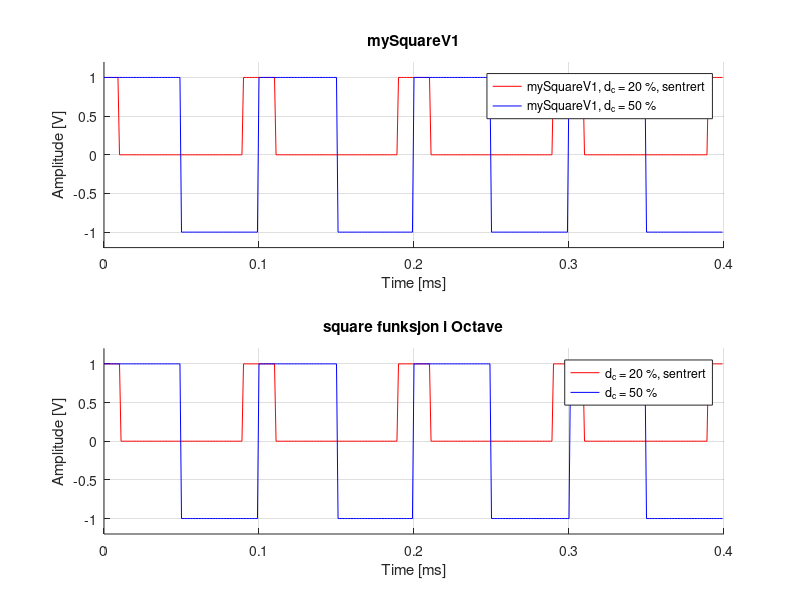
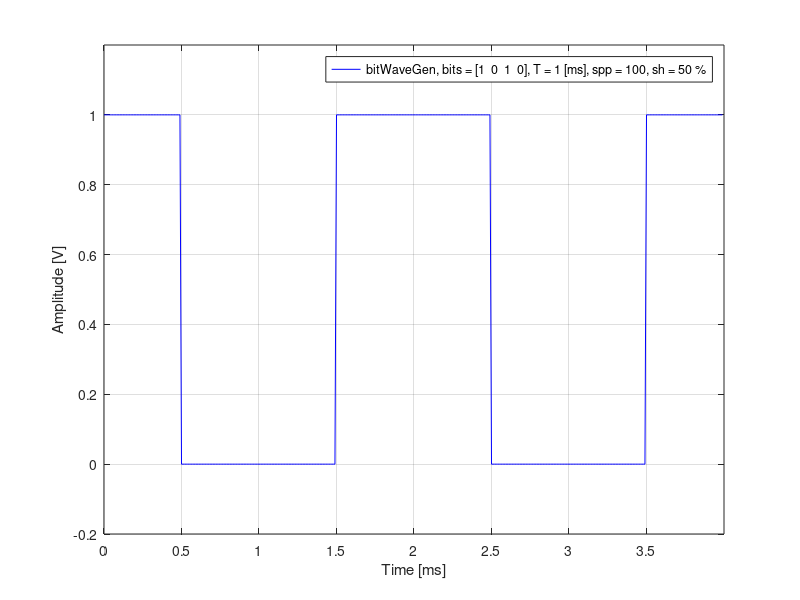

MATLAB code for these plots, in order:
% Oppgave 3
% Oppgave 3

pkg load signal;

function [t, out] = mySquareV1(t, f0, d_c, bds=[-1,1], pds=0, cent=false);
    #{ 
        Denne funksjonen genererer firkantpulsen ved å uttrykke signalets fase i radianer og bruke modulo 2*pi.

        t: tidsvektor
        f0: fundemental frekvens
        d_c: duty cycle 
        bds: bounds aks grenser (hva høy og lav er i verdi) -> bds(1) = lav verdi, bds(2) = høy verdi.  
        pds: antall perioder man ønsker, hvis pds=0 så er t_ut = t_in, ellers er t_in tilpasset til pds. 
        antall perioder må være <= antall peridoder det er i t

        cent: få en sentrerrt positiv puls omkring origo (alså tidskifte med halv pulsperiode, t+t1 hvor t1 = (T*d_c/100)/2)

        t: tidsavektor om pds=0 t_ut = t_in eller så er den tilpaset skalert til ms, 
        out: resulterde verdier for y aksen (amplitude vektor).
    #} 

    T = 1/f0;

    if pds != 0;
        t_stop = T*pds;
        idx = find(t >= t_stop, 1)-1;
        t = t(1:idx);
    end;
        
    d_c = d_c/100;
    rads = t*2*pi*f0;

    if cent;
        rads = t*2*pi*f0 + (2*pi*d_c)/2;
    end;

    pulse_end_rad = 2*pi*d_c;
    n_rad = mod(rads, 2*pi );

    out = n_rad;
    out(n_rad >= pulse_end_rad) = bds(1);
    out(n_rad < pulse_end_rad) = bds(2);

    t = t*1e3; # skaler til ms
end;

function [t, out] = mySquareV2(f0, d_c, spp, bds=[-1,1], pds=5, sh=0);
    #{ 
        Denne funksjonen genererer firkantpulsen direkte i tidsdomenet ved å bruke modulo av periodetiden T.

        f0: fundemental frekvens
        d_c: duty cycle 
        spp: samples per periode 
        bds: bounds aks grenser (hva høy og lav er i verdi) -> bds(1) = lav verdi, bds(2) = høy verdi. 
        pds: antall perioder man ønsker 
        shfit: sh i tid gitt i prosent -> t + T*(sh/100)

        t: resulterdne tidsavektor skalert til ms, 
        out: resulterde verdier for y aksen (amplitude vektor).
    #} 

    d_c = d_c/100; 
    T = 1/f0;
    dt = T/spp;
    pulse_end_time = T*d_c;

    t = 0:dt:(T*pds-dt);
    t_mod = mod(t + T*(sh/100), T);

    out = t_mod;
    out(t_mod < pulse_end_time) = bds(2);
    out(t_mod >= pulse_end_time) = bds(1);

    t = t*1e3; 
end;

% a) 
% 100 sample pr periode ga en god nok firekant puls
f0 = 10e3; 
T = 1/f0;
fs = f0*100;

t_start = 0;
dt = 1/fs;
t_end = T*4-dt; 

d_c = 50; # %
d_c2 = 20; # %

t = (t_start:dt:t_end);

% sammenligning av mySquareV1  og square funksjonen i Octave
[_, out_m] = mySquareV1(t, f0, d_c);
[_, out_m2] = mySquareV1(t, f0, d_c2, [0,1], 0, true);

out = square(t*2*pi*f0, d_c);
t_1 = T*(d_c2/100)/2; 

# shiftet for å få en sentrert puls, dette tilsvarer det som er 
# gjort i mySquareV1 med cent = true.
out2 = square((t+t_1)*2*pi*f0, d_c2); 
out2 = (out2 + 1)/2; # skalere til 0 og 1

figure(1);

subplot(2,1,1);
hold on;
t = t*1e3; # skaler til ms
plot(t,out_m2, "r", "DisplayName", sprintf("mySquareV1, d_c = %d %%, sentrert", d_c2));
plot(t,out_m, "b", "DisplayName", sprintf("mySquareV1, d_c = %d %%", d_c));
ylim([-1.2, 1.2]);
xlabel('Time [ms]');
ylabel('Amplitude [V]');
title(sprintf("mySquareV1"));
legend();
grid()

subplot(2,1,2);
hold on;
plot(t, out2, "r", "DisplayName", sprintf("d_c = %d %%, sentrert", d_c2));
plot(t, out, "b", "DisplayName", sprintf("d_c = %d %%", d_c));
ylim([-1.2, 1.2]);
xlabel('Time [ms]');
ylabel('Amplitude [V]');
title(sprintf("square funksjon i Octave"));
legend();
grid()


% b)

function y = addZerosOrOnes(x, num);
    if x == 0;
        y = zeros(1, num);
    else 
        y = ones(1, num);
    end;
end;

function [t, out] = bitWaveGen(bits, T, spp, sh=0)
    #{ 
        bits: vektor med bits (1 og 0) som skal generere en puls
        T: bit tid (periode) i sekunder
        spp: samples per periode 
        shfit: sh i tid gitt i prosent -> t + T*(sh/100)

        return verdi 
        t: resulterdne tidsavektor skalert til ms, 
        out: resulterde verdier for y aksen (amplitude vektor).
    #}

    dt = T/spp;
    pds = length(bits);
    sh_num = round(spp*(sh/100));

    t = 0:dt:(T*pds-dt);
    out = [];
    first = bits(1);

    for i=1:pds;

        if i == 1;
            out = [out, addZerosOrOnes(bits(i), spp-sh_num)];
        else
            out = [out, addZerosOrOnes(bits(i), spp)];
        end;
    end;

    out = [out, addZerosOrOnes(first, sh_num)];

    t = t*1e3; 
end;

bits = [1,0,1,0];
T = 1e-3; # s
spp = 100; # sample per periode
sh = 50; # %
[t, out] = bitWaveGen(bits, T, spp, sh);

figure(3);
dsp = sprintf("bitWaveGen, bits = [%s], T = %g [ms], spp = %d, sh = %d %%", num2str(bits), T*1e3, spp, sh);
plot(t, out, "b", "DisplayName", dsp);
xlabel('Time [ms]');
ylabel('Amplitude [V]');
disp(t(end));
xticks(0:0.5:t(end));
ylim([-0.2, 1.2]);
legend();
grid()
